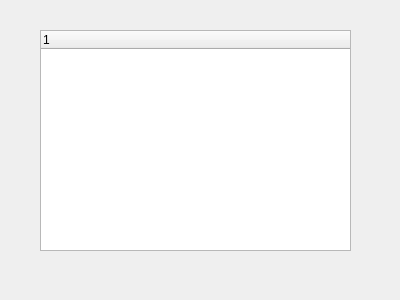
<?xml version="1.0" encoding="UTF-8"?>
<ui version="4.0">
 <class>Dialog</class>
 <widget class="QDialog" name="Dialog">
  <property name="geometry">
   <rect>
    <x>0</x>
    <y>0</y>
    <width>400</width>
    <height>300</height>
   </rect>
  </property>
  <property name="windowTitle">
   <string>Dialog</string>
  </property>
  <widget class="QTreeWidget" name="treeWidget">
   <property name="geometry">
    <rect>
     <x>40</x>
     <y>30</y>
     <width>311</width>
     <height>221</height>
    </rect>
   </property>
   <column>
    <property name="text">
     <string notr="true">1</string>
    </property>
   </column>
  </widget>
 </widget>
 <layoutdefault spacing="6" margin="11"/>
 <resources/>
 <connections/>
</ui>
